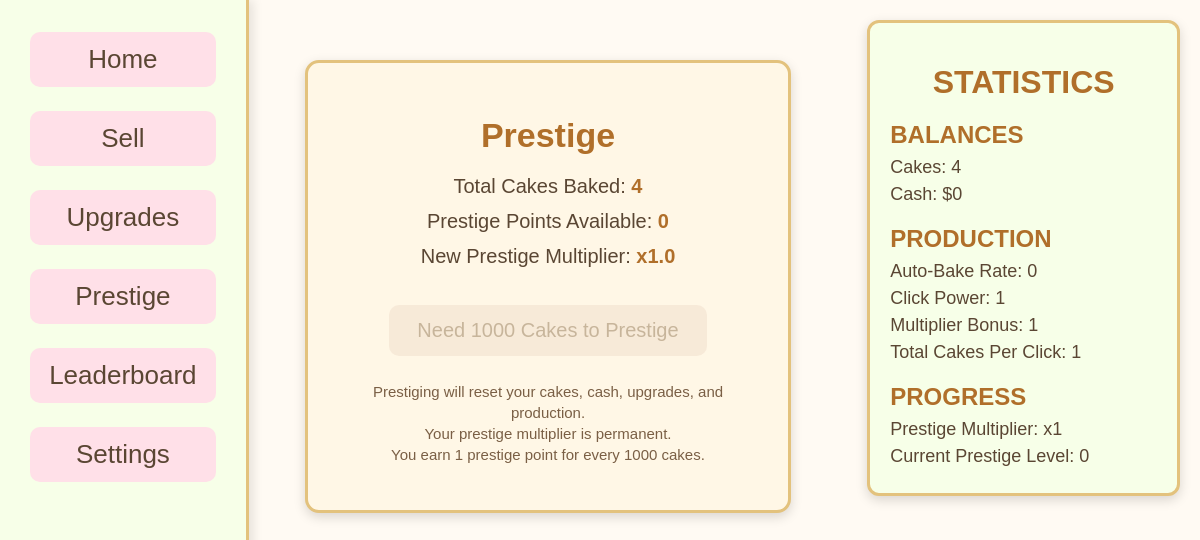
/prestige.php (signed in), run on the app's committed database.
### tables this page shows
CREATE TABLE "player_save" (
    id INTEGER PRIMARY KEY,
    cakes INTEGER DEFAULT 0,
    currency INTEGER DEFAULT 0, "multiplier" INTEGER DEFAULT 1, clickPower INTEGER DEFAULT 1, cps INTEGER DEFAULT 0, prestige_level INTEGER DEFAULT 0, prestige_multiplier REAL DEFAULT 1, "lifetime" INTEGER DEFAULT 0, "bonus" INTEGER DEFAULT 0, prestige_points INTEGER DEFAULT 0,
    FOREIGN KEY (id) REFERENCES users(id)
);

### prestige.php (the view, shortened to what this page needs)
<?php
$current_cakes = 0;
$current_currency = 0;
$current_multiplier = 1;
$current_clickPower = 1;
$current_cps = 0;
$available_prestige_points = 0;
require_once __DIR__ . '/php/config.php';
if(isset($_SESSION['user_id'])) {
    try {
        $dsn = "sqlite:$db";
        $pdo = new \PDO($dsn);
        $pdo->setAttribute(\PDO::ATTR_ERRMODE, \PDO::ERRMODE_EXCEPTION);
        $stmt = $pdo->prepare("
            SELECT cakes, currency, multiplier, clickPower, cps, bonus, prestige_multiplier, prestige_level, prestige_points
            FROM player_save
            WHERE id = :user_id
        ");
        $stmt->execute([':user_id' => $_SESSION['user_id']]);
        $player_data = $stmt->fetch(\PDO::FETCH_ASSOC);
        if($player_data) {
            $current_cakes = (int)$player_data['cakes'];
            $current_currency = (int)$player_data['currency'];
            $current_multiplier = (int)$player_data['multiplier'];
            $current_clickPower = (int)$player_data['clickPower'];
            $current_cps = (int)$player_data['cps'];
            $current_prestige_multiplier = (float)$player_data['prestige_multiplier'];
            $current_prestige_level = (int)$player_data['prestige_level'];
            $available_prestige_points = floor($current_cakes / 1000);
        }
    } catch (\PDOException $e) {
        echo "Database connection failed: " . $e->getMessage();
    }
} else {
    header("Location: index.php");
    exit();
}
?>
<!DOCTYPE html>
<html lang="en">
<head>
    <link rel="stylesheet" href="Styles/index.css">
</head>
<body>
<div class="column1">
    <div id="nav">
        <ul>
            <li><a href="index.php"><button>Home</button></a></li>
            <li><a href="sell_cakes.php"><button>Sell</button></a></li>
            <li><a href="upgrades.php"><button>Upgrades</button></a></li>
            <li><a href="prestige.php"><button>Prestige</button></a></li>
            <li><a href="leaderboard.php"><button id = "leaderboard">Leaderboard</button></a></li>
            <li><a href="settings.php"><button id="settingsButton">Settings</button></a></li>
        </ul>
    </div>
</div>
<div class="column2">
    <div class="prestige-container">
        <h1>Prestige</h1>
        <p class="prestige-info">
            Total Cakes Baked: <strong id="totalCakesBaked">0</strong>
        </p>
        <p class = "prestige-info">
            Prestige Points Available: <strong><?php echo $available_prestige_points?></strong>
        </p>
        <p class="prestige-info">
            New Prestige Multiplier: <strong id="newPrestigeMultiplier">x1</strong>
        </p>
        <button id="prestigeButton" class="prestige-btn">
        </button>
        <p class="prestige-warning">
            Prestiging will reset your cakes, cash, upgrades, and production.<br>
            Your prestige multiplier is permanent. <br>
            You earn 1 prestige point for every 1000 cakes.
    </div>
</div>
<div class="column3">
    <div id="stats">
        <h1>STATISTICS</h1>
        <h2>BALANCES</h2>
        <ul>
            <li>Cakes: <span id="cakeStat" data-cake><?php echo $current_cakes; ?></span></li>
            <li>Cash: $<span id="money"><?php echo $current_currency; ?></span></li>
        </ul>
        <h2>PRODUCTION</h2>
        <ul>
            <li>Auto-Bake Rate: <?php echo $current_cps?></li>
            <li>Click Power: <?php echo $current_clickPower ?></li>
            <li>Multiplier Bonus: <?php echo $current_multiplier?></li>
            <li>Total Cakes Per Click: <?php echo $current_clickPower * $current_multiplier * $current_prestige_multiplier?></li>
        </ul>
        <h2>PROGRESS</h2>
        <ul>
            <li>Prestige Multiplier: x<?php echo $current_prestige_multiplier; ?></li>
            <li>Current Prestige Level: <?php echo $current_prestige_level; ?></li>
        </ul>
    </div>
</div>
</body>
</html>

### Styles/index.css (style rules this page uses)
:root { --cream: #fffaf3; --mint: #f7ffe8; --orange: #f2b05e; --orange-light: #e3c27d; --brown: #5a4633; --pink: #ffe0e8; --pink-dark: #ffccd8; --peach: #ffb88c; --shadow-soft: 0 3px 6px rgba(0,0,0,0.15); --shadow-medium: 0 4px 12px rgba(0,0,0,0.15); }
html, body { margin: 0; padding: 0; height: 100%; background-color: #fffaf3; font-family: 'Trebuchet MS', sans-serif; color: #5a4633; }
body { display: flex; flex-direction: row; min-height: 100vh; }
.column1 { width: 22%; background-color: #f7ffe8; border-right: 3px solid #e3c27d; padding-top: 20px; box-shadow: 4px 0 10px rgba(0,0,0,0.1); }
#nav ul { list-style: none; padding: 0; margin: 0; }
#nav ul li { padding: 12px 30px; }
#nav ul li button { width: 100%; font-size: 26px; padding: 12px; border-radius: 10px; border: none; background-color: #ffe0e8; color: #5a4633; cursor: pointer; transition: 0.2s ease; }
.column2 { width: 50%; padding: 20px; }
.column3 { width: 28%; padding: 20px; }
#stats { background-color: #f7ffe8; border: 3px solid #e3c27d; border-radius: 12px; padding: 20px; box-shadow: 0 4px 12px rgba(0,0,0,0.15); }
#stats h1 { text-align: center; margin-bottom: 15px; color: #b06f2a; }
#stats h2 { margin-top: 20px; margin-bottom: 8px; color: #b06f2a; }
#stats ul { list-style: none; padding: 0; margin: 0; }
#stats ul li { margin: 6px 0; font-size: 18px; }
.prestige-container { background: #fff7e6; border: 3px solid #e3c27d; border-radius: 14px; padding: 30px; width: 420px; margin: 40px auto; text-align: center; box-shadow: 0 4px 12px rgba(0,0,0,0.15); }
.prestige-container h1 { font-size: 34px; color: #b06f2a; margin-bottom: 20px; }
.prestige-info { font-size: 20px; margin: 12px 0; }
.prestige-info strong { color: #b06f2a; }
.prestige-btn { background: #d48c3c; color: white; border: none; padding: 14px 28px; font-size: 20px; border-radius: 10px; margin-top: 25px; cursor: pointer; transition: 0.2s ease; box-shadow: 0 3px 8px rgba(0,0,0,0.2); }
.prestige-btn:disabled { background: #c7b08a; opacity: 0.6; cursor: not-allowed; }
.prestige-warning { margin-top: 25px; font-size: 15px; color: #7a5f45; line-height: 1.4; }
button:disabled { opacity: 0.45; cursor: not-allowed; background-color: #f3e2d0 !important; color: #a38a6a !important; border-color: #d6c2a3 !important; box-shadow: none !important; transform: none !important; }

### data on the page
player_save: cakes "0", cakes "4", currency "0", cps "0", clickPower "1", multiplier "1", prestige_multiplier "1", prestige_level "0"
